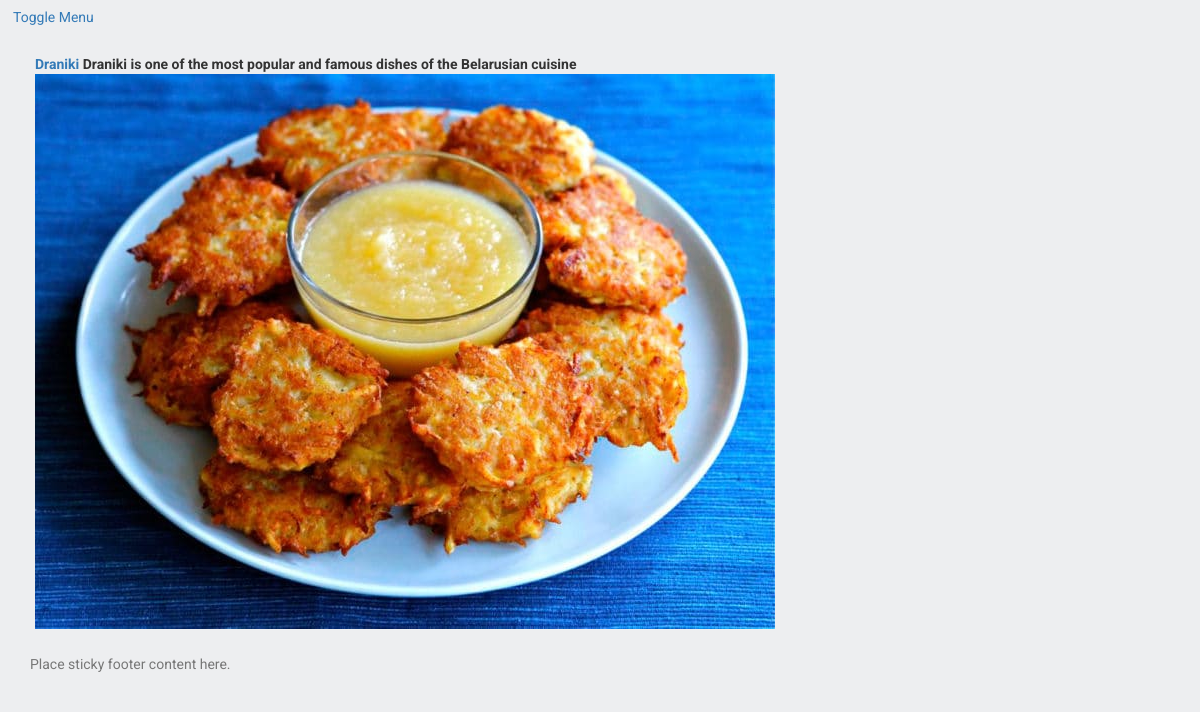
The app's page /countries/1/ with its own data.
### base/models.py (models this page shows, shortened)
class Dish(models.Model):
    name = models.CharField(max_length=256, help_text='max_length=256')
    description = models.CharField(max_length=256, help_text='max_length=256', blank=True)
    main_img = models.ImageField(upload_to='base/dish_img/', blank=True, null=True)
    country = models.ForeignKey(Countries, on_delete=models.CASCADE, null=True)
    recipe = models.CharField(max_length=2048, help_text='max_length=2048', blank=True, null=True, default=None)
    class Meta:
        verbose_name = "National Dish"
        verbose_name_plural = "National Dishes"

### base/views.py (the view)
# urls.py: url(r'^countries/(?P<pk>[0-9]+)/$', views.CountryView.as_view(), name='country'),
class CountryView(DetailView):
    model = Countries
    template_name = 'base/country.html'

### templates/base/country.html (shortened to what this page needs)
{% extends 'base.html' %}
{% load static %}
{% block content %}
<div id="page-content-wrapper">
    <div class="container-fluid">
        {% for ctr in countries.dish_set.all %}
            <label for="ctr{{forloop.counter}}">
                <a href="{% url 'base:dish' ctr.id %}">{{ ctr.name }}</a>
                {{ ctr.description }}
            <img src="{{ ctr.main_img.url }}">
            </label><br>
        {% endfor %}
    </div>
</div>
{% endblock %}

### static/dev/css/style.css (style rules this page uses)
html, body { height: 100%; max-height: 100%; font-family: 'Roboto', sans-serif; background-color: #edeef0; }

### static/dev/css/simple-sidebar.css (style rules this page uses)
body { overflow-x: hidden; }
#page-content-wrapper { width: 100%; position: absolute; padding: 15px; }
@media (min-width:768px) { #page-content-wrapper { padding: 20px; position: relative; } }

### records on screen
Dish: name "Draniki", description "Draniki is one of the most popular and famous dishes of the Belarusian cuisine", main_img (picture)
